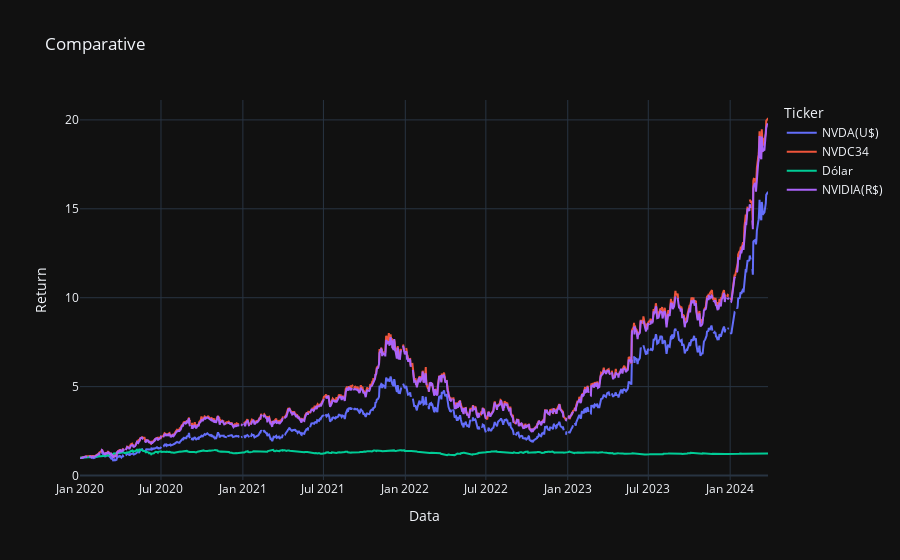

Notebook code cell kept with this figure:
### Code cell
# Ploting the difference 
fig = go.Figure()

fig.add_trace(go.Scatter(x=data_normal.index, y=data_normal['NVDA'], mode='lines', name='NVDA(U$)'))
fig.add_trace(go.Scatter(x=data_normal.index, y=data_normal['NVDC34.SA'], mode='lines', name='NVDC34'))
fig.add_trace(go.Scatter(x=data_normal.index, y=data_normal['USDBRL=X'], mode='lines', name='Dólar'))
fig.add_trace(go.Scatter(x=data_normal.index, y=data_normal['NVIDIA_R$'], mode='lines', name='NVIDIA(R$)'))

# Configurando o layout do gráfico
fig.update_layout(
    title="Comparative",
    xaxis_title="Data",
    yaxis_title="Return",
    legend_title="Ticker",
    hovermode="x",
    template="plotly_dark"
)

# Exibindo o gráfico
fig.show()

### Figure 1 — Plotly figure (JSON) as saved in the notebook; plotly's stock layout.template omitted (floating-point values rounded to 4 significant figures; data arrays with more than 128 entries replaced by an {"elided": "..."} marker saying what was removed)
{"data": [{"mode": "lines", "name": "NVDA(U$)", "type": "scatter", "x": {"elided": "1105 str values"}, "y": {"elided": "1105 float values"}}, {"mode": "lines", "name": "NVDC34", "type": "scatter", "x": {"elided": "1105 str values"}, "y": {"elided": "1105 float values"}}, {"mode": "lines", "name": "Dólar", "type": "scatter", "x": {"elided": "1105 str values"}, "y": {"elided": "1105 float values"}}, {"mode": "lines", "name": "NVIDIA(R$)", "type": "scatter", "x": {"elided": "1105 str values"}, "y": {"elided": "1105 float values"}}], "layout": {"hovermode": "x", "legend": {"title": {"text": "Ticker"}}, "title": {"text": "Comparative"}, "xaxis": {"title": {"text": "Data"}}, "yaxis": {"title": {"text": "Return"}}}}
